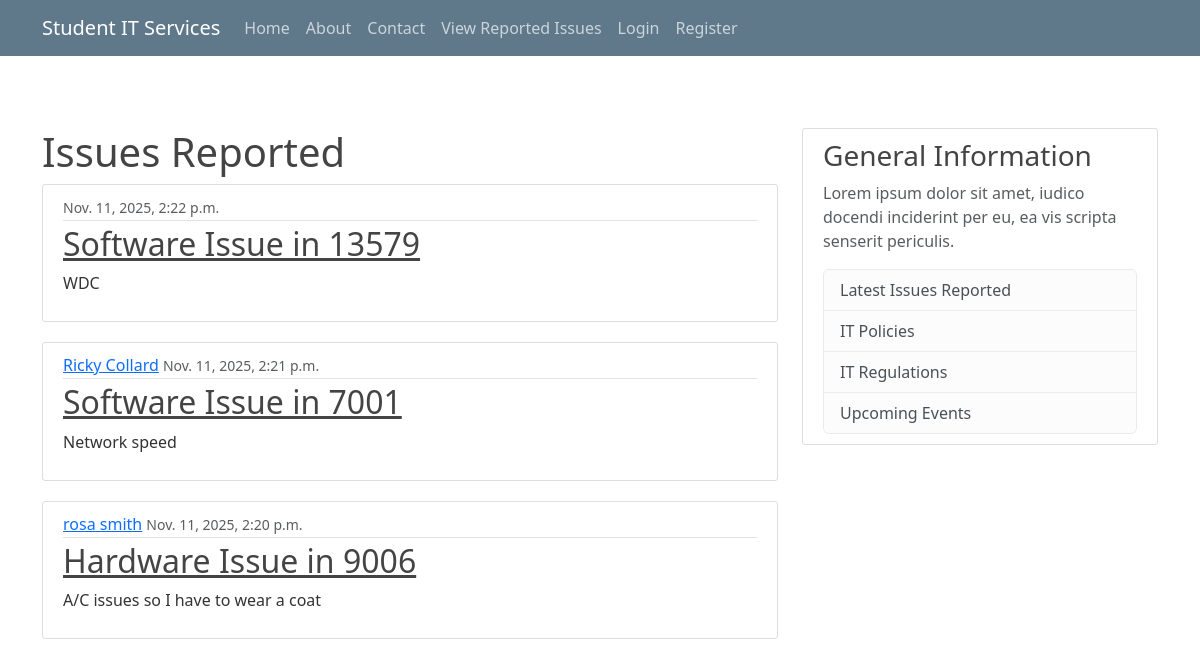
/report/, run on an earlier commit of the app's database.
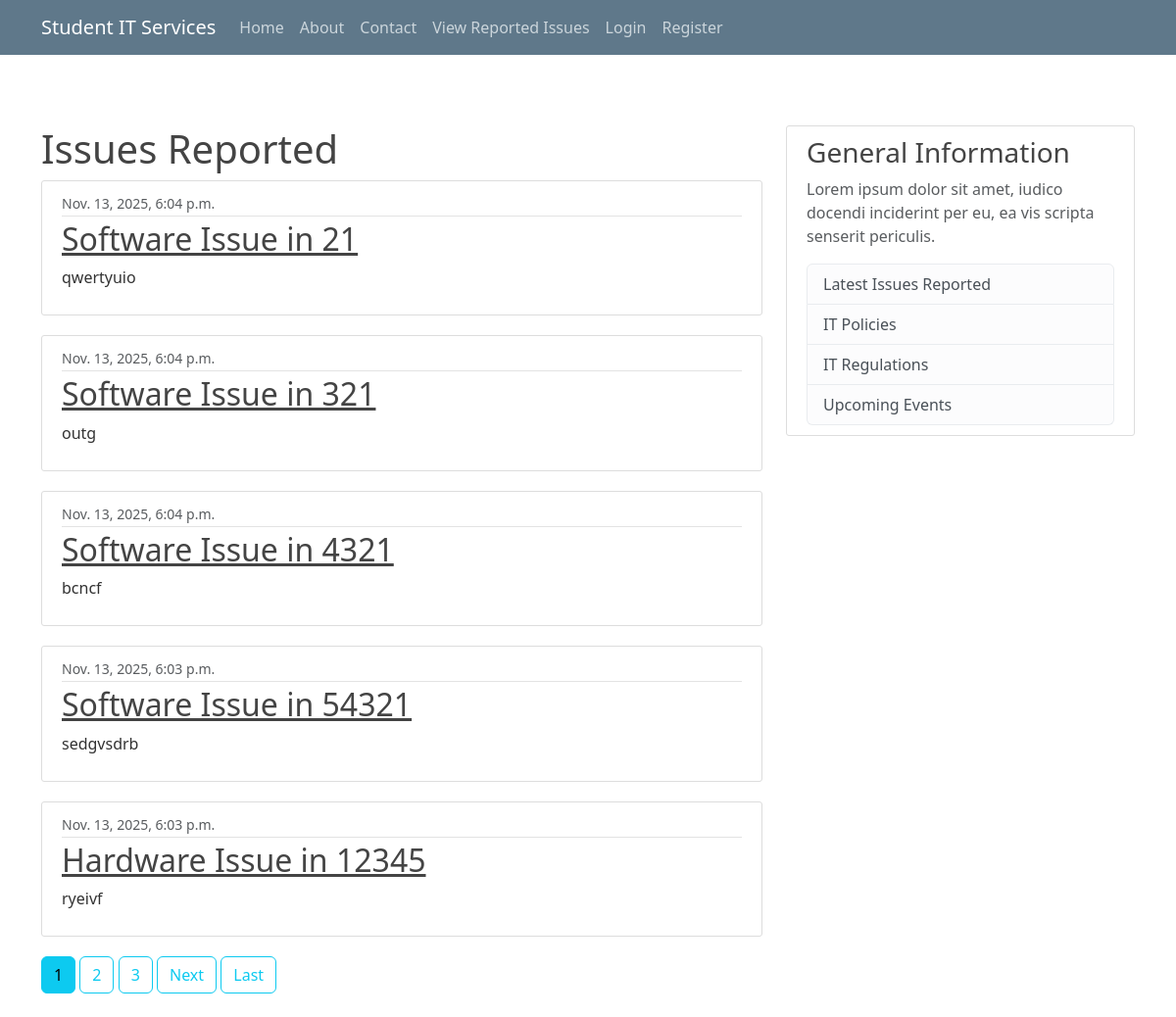
And on a later commit of the database.
### itreporting/models.py (models this page shows, shortened)
class Issue(models.Model):
    type = models.CharField(
        max_length=100,
        choices=[('Hardware', 'Hardware'), ('Software', 'Software')]
    )
    room = models.CharField(max_length=100)
    urgent = models.BooleanField(default=False)
    details = models.TextField()
    date_submitted = models.DateTimeField(default=timezone.now)
    description = models.TextField()
    author = models.ForeignKey(
        User,
        related_name='issues',
        on_delete=models.CASCADE
    )
    def __str__(self):
        return f'{self.type} Issue in {self.room}'

### users/models.py (models this page shows)
class Profile(models.Model):
    user = models.OneToOneField(User, on_delete=models.CASCADE)
    image = models.ImageField(default='profile_pics/default.png', upload_to='profile_pics')
    def __str__(self):
        return f'{self.user.first_name} {self.user.last_name}'

### itreporting/views.py (the view)
# urls.py: path('report/', PostListView.as_view(), name = 'report'),
class PostListView(ListView):
    model = Issue
    ordering = ['-date_submitted']
    template_name = 'itreporting/report.html'
    context_object_name = 'issues'
    paginate_by = 5 # Optional pagination

### itreporting/templates/itreporting/report.html (shortened to what this page needs)
{% extends "itreporting/base.html" %}
{% block content %}
    <h1>Issues Reported</h1>
    {% for issue in issues %}
        <article class="media content-section">
            <div class="media-body">
                <div class="article-metadata">
                    <a class="mr-2" href="#">{{ issue.author.profile }}</a>
                    <small class="text-muted">{{ issue.date_submitted }}</small>
                </div>
                <h2>
                    <a class="article-title" href="{% url 'itreporting:issue-detail' issue.id %}">
                        {{ issue }}
                    </a>
                </h2>
                <p class="article-content">{{ issue.details }}</p>
            </div>
        </article>
    {% endfor %}
    {% if is_paginated %}
        {% for num in page_obj.paginator.page_range %}
            {% if page_obj.number == num %}
                <a class="btn btn-info mb-4" href="?page={{ num }}">{{ num }}</a>
            {% elif num > page_obj.number|add:'-3' and num < page_obj.number|add:'3' %}
                <a class="btn btn-outline-info mb-4" href="?page={{ num }}">{{ num }}</a>
            {% endif %}
        {% endfor %}
        {% if page_obj.has_next %}
            <a class="btn btn-outline-info mb-4" href="?page={{ page_obj.next_page_number }}">Next</a>
            <a class="btn btn-outline-info mb-4" href="?page={{ page_obj.paginator.num_pages }}">Last</a>
        {% endif %}
    {% endif %}
{% endblock %}

What changed in the data, as far as the page shows it:
no longer on this page (row unchanged): Issue: date_submitted "Nov. 11, 2025, 2:22 p.m.", type+room "Software Issue in 13579", details "WDC"
no longer on this page (row unchanged): Issue: author.profile "Ricky Collard", date_submitted "Nov. 11, 2025, 2:21 p.m.", type+room "Software Issue in 7001", details "Network speed"
removed Issue: author.profile "rosa smith", date_submitted "Nov. 11, 2025, 2:20 p.m.", type+room "Hardware Issue in 9006", details "A/C issues so I have to wear a coat"
added Issue: date_submitted "Nov. 13, 2025, 6:04 p.m.", type+room "Software Issue in 21", details "qwertyuio"
added Issue: date_submitted "Nov. 13, 2025, 6:04 p.m.", type+room "Software Issue in 321", details "outg"
added Issue: date_submitted "Nov. 13, 2025, 6:04 p.m.", type+room "Software Issue in 4321", details "bcncf"
added Issue: date_submitted "Nov. 13, 2025, 6:03 p.m.", type+room "Software Issue in 54321", details "sedgvsdrb"
added Issue: date_submitted "Nov. 13, 2025, 6:03 p.m.", type+room "Hardware Issue in 12345", details "ryeivf"
Also different on the page:
new list line: "1"
new list line: "2"
new list line: "3"
text now shown: "Next Last"
